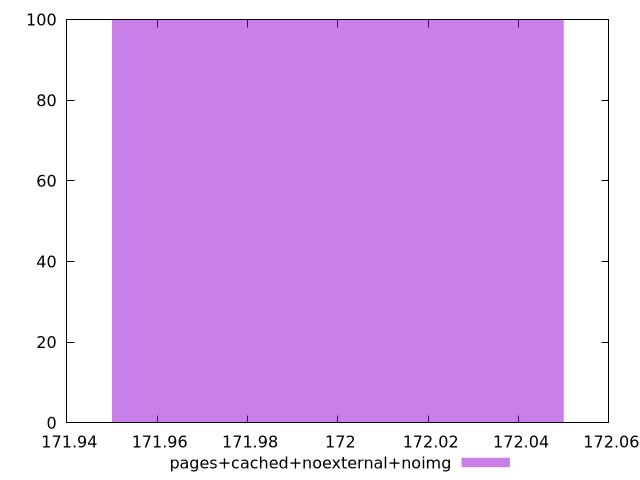

Generate this figure with gnuplot:
$_pagesCachedNoexternalNoimg <<EOF
172 100
EOF
set key outside below
set terminal pngcairo
set output "report_00004_2020-11-02T20-21-41.718Z/dom-size/pages+cached+noexternal+noimg//raw_hist.png"
set yrange [0:100]
set boxwidth 0.1
set style fill transparent solid 0.5 noborder
plot $_pagesCachedNoexternalNoimg title "pages+cached+noexternal+noimg" with boxes ,
